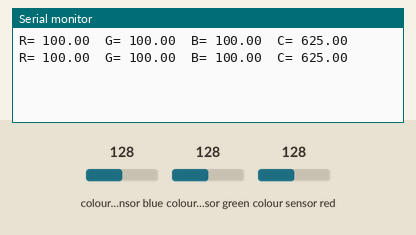
Recording of a sketch running on a simulated ESP32. Parts: the last lines printed to the serial monitor. Wiring (inferred from the names in the program): TCS3200 colour sensor: output GPIO 14; S2 GPIO 2; S3 GPIO 27; S0 GPIO 4; S1 GPIO 5. The test bench sets the inputs (shaded band); at power-on: colour sensor blue 128, colour sensor green 128, colour sensor red 128.

Above: at 1.2 s.
1.3 s: colour sensor blue set to 5
At 2.6 s:
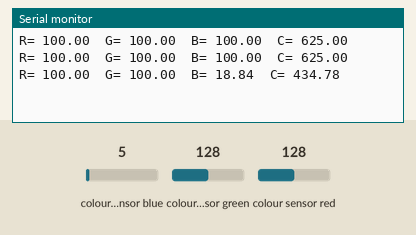
2.8 s: colour sensor green set to 5
At 3.8 s:
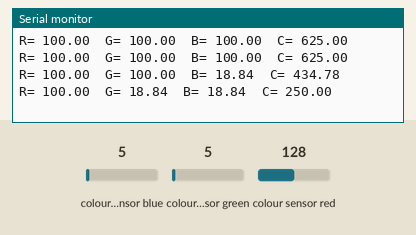
4.3 s: colour sensor red set to 5
At 5.5 s:
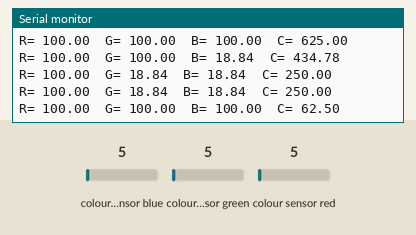
Timing chart, 0 to 7.3 s (numbered marks = the images above; inputs shaded):
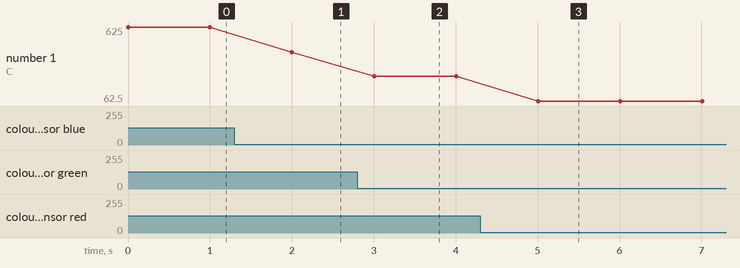

Measured:
- after the input at 1.3 s, the serial monitor: prints a new line after 0.70 s (image 1)
- after the input at 2.8 s, the serial monitor: prints a new line after 0.20 s (image 2)
- after the input at 4.3 s, the serial monitor: prints a new line after 0.71 s (image 3)
- plotted number 1: 625 → 434.78 after the input at 1.3 s, 434.78 → 250 after the input at 2.8 s, 250 → 62.5 after the input at 4.3 s

The sketch:

TCS3200.ino
```cpp
#define S0 4
#define S1 5
#define S2 2
#define S3 27
#define sensorIn 14
float frequency = 0;

void setup() {
  pinMode(S0, OUTPUT);
  pinMode(S1, OUTPUT);
  pinMode(S2, OUTPUT);
  pinMode(S3, OUTPUT);
  pinMode(sensorIn, INPUT);

  // Setting frequency-scaling to 20%
  digitalWrite(S0, HIGH);
  digitalWrite(S1, LOW);

  Serial.begin(115200);
}
void loop() {

  float red = measure(0, 0);
  float green =  measure(1, 1);
  float blue =  measure(0, 1);
  float white = measure(1, 0);

  float max = red;
  if (green > max) max = green;
  if (blue > max) max = blue;

  red = 100.0 * red / max;
  green = 100.0 * green / max;
  blue = 100.0 * blue / max;

  // Printing the value on the serial monitor
  Serial.print("R= ");//printing name
  Serial.print(red);//printing RED color frequency
  Serial.print("  ");
  // Reading the output frequency
  // Printing the value on the serial monitor
  Serial.print("G= ");//printing name
  Serial.print(green);//printing RED color frequency
  Serial.print("  ");
  // Printing the value on the serial monitor
  Serial.print("B= ");//printing name
  Serial.print(blue);//printing RED color frequency
  // Printing the value on the serial monitor
  Serial.print("  ");
  Serial.print("C= ");//printing name  Serial.print(white);//printing RED color frequency
  Serial.print(white);//printing clear color frequency
  Serial.println("  ");

  delay(1000);
}

float measure(int s2_value, int s3_value) {
  digitalWrite(S2, s2_value);
  digitalWrite(S3, s3_value);
  // Reading the output frequency
  frequency = 10000.0 / pulseIn(sensorIn, LOW);
  return frequency;
}
```
